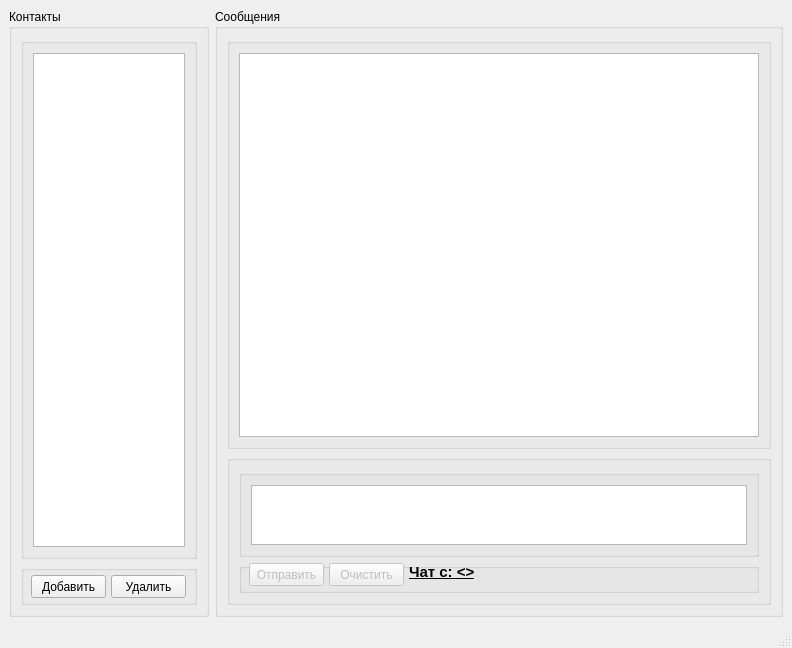
<?xml version="1.0" encoding="UTF-8"?>
<ui version="4.0">
 <class>MainWindow</class>
 <widget class="QMainWindow" name="MainWindow">
  <property name="geometry">
   <rect>
    <x>0</x>
    <y>0</y>
    <width>792</width>
    <height>648</height>
   </rect>
  </property>
  <property name="windowTitle">
   <string>Monsterchat client</string>
  </property>
  <widget class="QWidget" name="centralwidget">
   <layout class="QHBoxLayout" name="horizontalLayout">
    <item>
     <widget class="QGroupBox" name="groupBox">
      <property name="minimumSize">
       <size>
        <width>200</width>
        <height>0</height>
       </size>
      </property>
      <property name="maximumSize">
       <size>
        <width>200</width>
        <height>16777215</height>
       </size>
      </property>
      <property name="title">
       <string>Контакты</string>
      </property>
      <layout class="QVBoxLayout" name="verticalLayout_2">
       <item>
        <widget class="QGroupBox" name="groupBox_7">
         <property name="title">
          <string/>
         </property>
         <layout class="QGridLayout" name="gridLayout_4">
          <item row="0" column="0">
           <widget class="QTableView" name="table_contacts"/>
          </item>
         </layout>
        </widget>
       </item>
       <item>
        <widget class="QGroupBox" name="groupBox_5">
         <property name="minimumSize">
          <size>
           <width>0</width>
           <height>40</height>
          </size>
         </property>
         <property name="maximumSize">
          <size>
           <width>16777215</width>
           <height>40</height>
          </size>
         </property>
         <property name="title">
          <string/>
         </property>
         <widget class="QPushButton" name="pushButton_add_contact">
          <property name="geometry">
           <rect>
            <x>10</x>
            <y>10</y>
            <width>75</width>
            <height>23</height>
           </rect>
          </property>
          <property name="text">
           <string>Добавить</string>
          </property>
         </widget>
         <widget class="QPushButton" name="pushButton_del_contact">
          <property name="geometry">
           <rect>
            <x>90</x>
            <y>10</y>
            <width>75</width>
            <height>23</height>
           </rect>
          </property>
          <property name="text">
           <string>Удалить</string>
          </property>
         </widget>
        </widget>
       </item>
      </layout>
     </widget>
    </item>
    <item>
     <widget class="QGroupBox" name="groupBox_2">
      <property name="title">
       <string>Сообщения</string>
      </property>
      <layout class="QVBoxLayout" name="verticalLayout">
       <item>
        <widget class="QGroupBox" name="groupBox_6">
         <property name="title">
          <string/>
         </property>
         <layout class="QGridLayout" name="gridLayout_2">
          <item row="0" column="0">
           <widget class="QTableView" name="table_messages">
            <property name="enabled">
             <bool>true</bool>
            </property>
           </widget>
          </item>
         </layout>
        </widget>
       </item>
       <item>
        <widget class="QGroupBox" name="groupBox_3">
         <property name="minimumSize">
          <size>
           <width>0</width>
           <height>150</height>
          </size>
         </property>
         <property name="maximumSize">
          <size>
           <width>16777215</width>
           <height>150</height>
          </size>
         </property>
         <property name="title">
          <string/>
         </property>
         <layout class="QGridLayout" name="gridLayout">
          <item row="0" column="0">
           <widget class="QGroupBox" name="groupBox_8">
            <property name="title">
             <string/>
            </property>
            <layout class="QGridLayout" name="gridLayout_3">
             <item row="0" column="0">
              <widget class="QPlainTextEdit" name="textEdit_message"/>
             </item>
            </layout>
           </widget>
          </item>
          <item row="1" column="0">
           <widget class="QGroupBox" name="groupBox_4">
            <property name="minimumSize">
             <size>
              <width>0</width>
              <height>30</height>
             </size>
            </property>
            <property name="maximumSize">
             <size>
              <width>16777215</width>
              <height>30</height>
             </size>
            </property>
            <property name="title">
             <string/>
            </property>
            <widget class="QPushButton" name="pushButton_clear">
             <property name="enabled">
              <bool>false</bool>
             </property>
             <property name="geometry">
              <rect>
               <x>90</x>
               <y>0</y>
               <width>75</width>
               <height>23</height>
              </rect>
             </property>
             <property name="text">
              <string>Очистить</string>
             </property>
            </widget>
            <widget class="QPushButton" name="pushButton_send">
             <property name="enabled">
              <bool>false</bool>
             </property>
             <property name="geometry">
              <rect>
               <x>10</x>
               <y>0</y>
               <width>75</width>
               <height>23</height>
              </rect>
             </property>
             <property name="text">
              <string>Отправить</string>
             </property>
            </widget>
            <widget class="QLabel" name="label_chat">
             <property name="geometry">
              <rect>
               <x>170</x>
               <y>0</y>
               <width>341</width>
               <height>16</height>
              </rect>
             </property>
             <property name="font">
              <font>
               <pointsize>11</pointsize>
               <weight>75</weight>
               <bold>true</bold>
               <underline>true</underline>
              </font>
             </property>
             <property name="text">
              <string>Чат с:  &lt;&gt;</string>
             </property>
            </widget>
           </widget>
          </item>
         </layout>
        </widget>
       </item>
      </layout>
     </widget>
    </item>
   </layout>
  </widget>
  <widget class="QMenuBar" name="menubar">
   <property name="geometry">
    <rect>
     <x>0</x>
     <y>0</y>
     <width>792</width>
     <height>21</height>
    </rect>
   </property>
  </widget>
  <widget class="QStatusBar" name="statusbar"/>
 </widget>
 <resources/>
 <connections/>
</ui>
